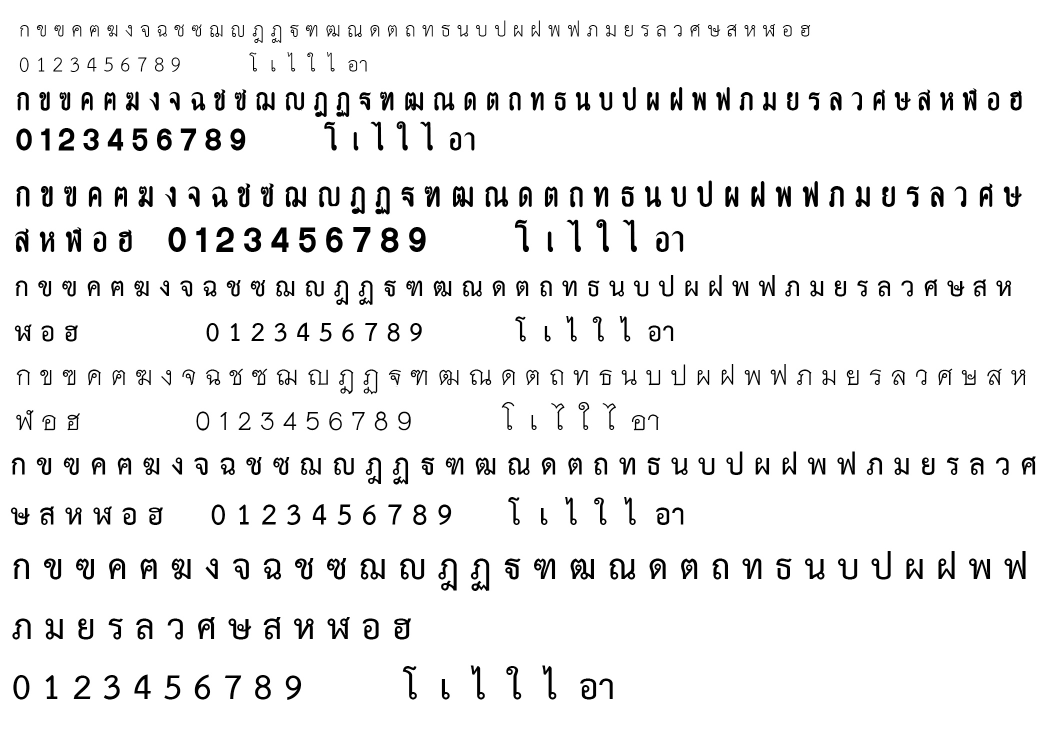
#> input picture Gen_data/Gen_data/font photo remake_LI.jpg, 2100 x 1500 px, found by its file name (shown at 1/2 size)
$ python GenDataThai.py   (older library calls are emulated)
#> lines starting #> are read from the running program, lines starting #| are printed output that depends on the picture; after the words box and inside, x2 and y2 are one past the last pixel; in counts of white or black regions, pixels touching at a corner belong together
# GenData.py
# -*- coding: UTF-8 -*-

import sys
import numpy as np
import cv2
import os


# module level variables ##########################################################################
MIN_CONTOUR_AREA = 100

RESIZED_IMAGE_WIDTH = 20
RESIZED_IMAGE_HEIGHT = 30


###################################################################################################
def main():
    imgTrainingNumbers = cv2.imread("font photo remake_Li.jpg")  # read in training numbers image
#> imgTrainingNumbers is the input picture: shape (1500, 2100, 3); min 0, max 255, mean 239.2

    if imgTrainingNumbers is None:  # if image was not read successfully
        print("error: image not read from file \n\n")  # print error message to std out
        os.system("pause")  # pause so user can see error message
        return  # and exit function (which exits program)
    # end if

    imgGray = cv2.cvtColor(imgTrainingNumbers, cv2.COLOR_BGR2GRAY)  # get grayscale image
    imgBlurred = cv2.GaussianBlur(imgGray, (5, 5), 0)  # blur

    # filter image from grayscale to black and white
    imgThresh = cv2.adaptiveThreshold(imgBlurred,  # input image
                                      255,  # make pixels that pass the threshold full white
                                      cv2.ADAPTIVE_THRESH_GAUSSIAN_C,
                                      # use gaussian rather than mean, seems to give better results
                                      cv2.THRESH_BINARY_INV,
                                      # invert so foreground will be white, background will be black
                                      11,  # size of a pixel neighborhood used to calculate threshold value
                                      2)  # constant subtracted from the mean or weighted mean
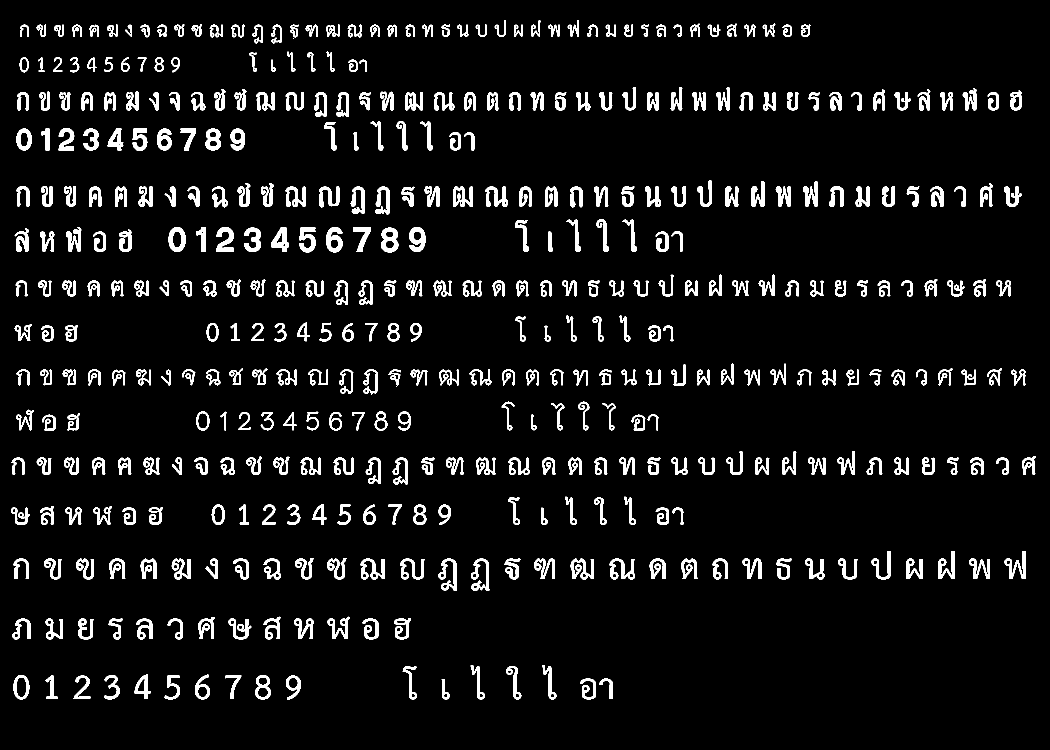
#> imgThresh: shape (1500, 2100) (shown at 1/2 size); 6.5% white; 429 white regions (2 under 20 px)

    cv2.imshow("imgThresh", imgThresh)  # show threshold image for reference

    imgThreshCopy = imgThresh.copy()  # make a copy of the thresh image, this in necessary b/c findContours modifies the image

    imgContours, npaContours, npaHierarchy = cv2.findContours(imgThreshCopy,
                                                              # input image, make sure to use a copy since the function will modify this image in the course of finding contours
                                                              cv2.RETR_EXTERNAL,  # retrieve the outermost contours only
                                                              cv2.CHAIN_APPROX_SIMPLE)  # compress horizontal, vertical, and diagonal segments and leave only their end points
#> npaContours = 429 contours, 2 with area under 20; largest, box (x1, y1, x2, y2) and area: (762, 455, 797, 505) 1352, (337, 454, 371, 504) 1320, (27, 1350, 59, 1399) 1206, (510, 1350, 542, 1399) 1155, (652, 454, 685, 505) 1153; npaHierarchy = 429 rows, first 6: [1, -1, -1, -1], [2, 0, -1, -1], [3, 1, -1, -1], [4, 2, -1, -1], [5, 3, -1, -1], [6, 4, -1, -1]

    # declare empty numpy array, we will use this to write to file later
    # zero rows, enough cols to hold all image data
    npaFlattenedImages = np.empty((0, RESIZED_IMAGE_WIDTH * RESIZED_IMAGE_HEIGHT))

    intClassifications = []  # declare empty classifications list, this will be our list of how we are classifying our chars from user input, we will write to file at the end

    # possible chars we are interested in are digits 0 through 9, put these in list intValidChars
    intValidChars = [ord('0'), ord('1'), ord('2'), ord('3'), ord('4'), ord('5'), ord('6'), ord('7'), ord('8'), ord('9'),
                     ord('A'), ord('B'), ord('C'), ord('D'), ord('E'), ord('F'), ord('G'), ord('H'), ord('I'), ord('J'),
                     ord('K'), ord('L'), ord('M'), ord('N'), ord('O'), ord('P'), ord('Q'), ord('R'), ord('S'), ord('T'),
                     ord('U'), ord('V'), ord('W'), ord('X'), ord('Y'), ord('Z'), ord('a'), ord('b'), ord('c'), ord('d'),
                     ord('e'), ord('f'), ord('g'), ord('h'), ord('i'), ord('j'), ord('k'), ord('l'), ord('m'), ord('n'), ord('o'),
                     ord('p'), ord('q'), ord('r'), ord('s'), ord('t'), ord('u'), ord('v'), ord('w'), ord('x'), ord('y'), ord('z'),
                     ord('+'), ord('!'), ord('*'), ord('/'), ord(','), ord('.'), ord(';'), ord('['), ord(']'), ord('{'), ord('}'),
                     ord('#')]

    for npaContour in npaContours:  # for each contour
        if cv2.contourArea(npaContour) > MIN_CONTOUR_AREA:  # if contour is big enough to consider
            [intX, intY, intW, intH] = cv2.boundingRect(npaContour)  # get and break out bounding rect

            # draw rectangle around each contour as we ask user for input
            cv2.rectangle(imgTrainingNumbers,  # draw rectangle on original training image
                          (intX, intY),  # upper left corner
                          (intX + intW, intY + intH),  # lower right corner
                          (0, 0, 255),  # red
                          2)  # thickness

            imgROI = imgThresh[intY:intY + intH, intX:intX + intW]  # crop char out of threshold image
            imgROIResized = cv2.resize(imgROI, (RESIZED_IMAGE_WIDTH,
                                                RESIZED_IMAGE_HEIGHT))  # resize image, this will be more consistent for recognition and storage

            cv2.imshow("imgROI", imgROI)  # show cropped out char for reference
            cv2.imshow("imgROIResized", imgROIResized)  # show resized image for reference
            cv2.imshow("training_numbers.png",
                       imgTrainingNumbers)  # show training numbers image, this will now have red rectangles drawn on it

            intChar = cv2.waitKey(0)  # get key press

            if intChar == 45:  # if esc key was pressed
                sys.exit()  # exit program
            elif intChar in intValidChars:  # else if the char is in the list of chars we are looking for . . .
                if intChar == ord('A'):
                    intChar = ord(u'ก')
                    print(unichr(intChar))
                if intChar == ord('B'):
                    intChar = ord(u'ข')
                    print(unichr(intChar))
                if intChar == ord('C'):
                    intChar = ord(u'ฃ')
                    print(unichr(intChar))
                if intChar == ord('D'):
                    intChar = ord(u'ค')
                    print(unichr(intChar))
                if intChar == ord('E'):
                    intChar = ord(u'ฅ')
                    print(unichr(intChar))
                if intChar == ord('F'):
                    intChar = ord(u'ฆ')
                    print(unichr(intChar))
                if intChar == ord('G'):
                    intChar = ord(u'ง')
                    print(unichr(intChar))
                if intChar == ord('H'):
                    intChar = ord(u'จ')
                    print(unichr(intChar))
                if intChar == ord('I'):
                    intChar = ord(u'ฉ')
                    print(unichr(intChar))
                if intChar == ord('J'):
                    intChar = ord(u'ช')
                    print(unichr(intChar))
                if intChar == ord('K'):
                    intChar = ord(u'ซ')
                    print(unichr(intChar))
                if intChar == ord('L'):
                    intChar = ord(u'ฌ')
                    print(unichr(intChar))
                if intChar == ord('M'):
                    intChar = ord(u'ญ')
                    print(unichr(intChar))
                if intChar == ord('N'):
                    intChar = ord(u'ฏ')
                    print(unichr(intChar))
                if intChar == ord('O'):
                    intChar = ord(u'ฎ')
                    print(unichr(intChar))
                if intChar == ord('P'):
                    intChar = ord(u'ฐ')
                    print(unichr(intChar))
                if intChar == ord('Q'):
                    intChar = ord(u'ฑ')
                    print(unichr(intChar))
                if intChar == ord('R'):
                    intChar = ord(u'ฒ')
                    print(unichr(intChar))
                if intChar == ord('S'):
                    intChar = ord(u'ณ')
                    print(unichr(intChar))
                if intChar == ord('T'):
                    intChar = ord(u'ด')
                    print(unichr(intChar))
                if intChar == ord('U'):
                    intChar = ord(u'ต')
                    print(unichr(intChar))
                if intChar == ord('V'):
                    intChar = ord(u'ถ')
                    print(unichr(intChar))
                if intChar == ord('W'):
                    intChar = ord(u'ท')
                    print(unichr(intChar))
                if intChar == ord('X'):
                    intChar = ord(u'ธ')
                    print(unichr(intChar))
                if intChar == ord('Y'):
                    intChar = ord(u'น')
                    print(unichr(intChar))
                if intChar == ord('Z'):
                    intChar = ord(u'บ')
                    print(unichr(intChar))
                if intChar == ord('a'):
                    intChar = ord(u'ป')
                    print(unichr(intChar))
                if intChar == ord('b'):
                    intChar = ord(u'ผ')
                    print(unichr(intChar))
                if intChar == ord('c'):
                    intChar = ord(u'ฝ')
                    print(unichr(intChar))
                if intChar == ord('d'):
                    intChar = ord(u'พ')
                    print(unichr(intChar))
                if intChar == ord('e'):
                    intChar = ord(u'ฟ')
                    print(unichr(intChar))
                if intChar == ord('f'):
                    intChar = ord(u'ภ')
                    print(unichr(intChar))
                if intChar == ord('g'):
                    intChar = ord(u'ม')
                    print(unichr(intChar))
                if intChar == ord('h'):
                    intChar = ord(u'ย')
                    print(unichr(intChar))
                if intChar == ord('i'):
                    intChar = ord(u'ร')
                    print(unichr(intChar))
                if intChar == ord('j'):
                    intChar = ord(u'ล')
                    print(unichr(intChar))
                if intChar == ord('k'):
                    intChar = ord(u'ว')
                    print(unichr(intChar))
                if intChar == ord('l'):
                    intChar = ord(u'ศ')
                    print(unichr(intChar))
                if intChar == ord('m'):
                    intChar = ord(u'ส')
                    print(unichr(intChar))
                if intChar == ord('r'):
                    intChar = ord(u'ษ')
                    print(unichr(intChar))
                if intChar == ord('n'):
                    intChar = ord(u'ห')
                    print(unichr(intChar))
                if intChar == ord('o'):
                    intChar = ord(u'ฬ')
                    print(unichr(intChar))
                if intChar == ord('p'):
                    intChar = ord(u'อ')
                    print(unichr(intChar))
                if intChar == ord('q'):
                    intChar = ord(u'ฮ')
                    print(unichr(intChar))
                if intChar == ord('s'):
                    intChar = ord(u'โ')
                    print(unichr(intChar))
                if intChar == ord('t'):
                    intChar = ord(u'ั')
                    print(unichr(intChar))
                if intChar == ord('u'):
                    intChar = ord(u'ุ')
                    print(unichr(intChar))
                if intChar == ord('v'):
                    intChar = ord(u'ิ')
                    print(unichr(intChar))
                if intChar == ord('w'):
                    intChar = ord(u'เ')
                    print(unichr(intChar))
                if intChar == ord('x'):
                    intChar = ord(u'ไ')
                    print(unichr(intChar))
                if intChar == ord('y'):
                    intChar = ord(u'์')
                    print(unichr(intChar))
                if intChar == ord('z'):
                    intChar = ord(u'ะ')
                    print(unichr(intChar))
                if intChar == ord('+'):
                    intChar = ord(u'ู')
                    print(unichr(intChar))
                if intChar == ord('!'):
                    intChar = ord(u'ใ')
                    print(unichr(intChar))
                if intChar == ord('*'):
                    intChar = ord(u'ไ')
                    print(unichr(intChar))
                if intChar == ord('/'):
                    intChar = ord(u'า')
                    print(unichr(intChar))
                if intChar == ord(','):
                    intChar = ord(u'แ')
                    print(unichr(intChar))
                if intChar == ord('.'):
                    intChar = ord(u'ี')
                    print(unichr(intChar))
                if intChar == ord(';'):
                    intChar = ord(u'่')
                    print(unichr(intChar))
                if intChar == ord('['):
                    intChar = ord(u'้')
                    print(unichr(intChar))
                if intChar == ord(']'):
                    intChar = ord(u'๊')
                    print(unichr(intChar))
                if intChar == ord('{'):
                    intChar = ord(u'๋')
                    print(unichr(intChar))
                if intChar == ord('}'):
                    intChar = ord(u'ำ')
                    print(unichr(intChar))
                if intChar == ord('#'):
                    intChar = ord(u'ื')
                    print(unichr(intChar))
                if intChar == ord('0'):
                    print(unichr(intChar))
                if intChar == ord('1'):
                    print(chr(intChar))
                if intChar == ord('2'):
                    print(chr(intChar))
                if intChar == ord('3'):
                    print(chr(intChar))
                if intChar == ord('4'):
                    print(chr(intChar))
                if intChar == ord('5'):
                    print(chr(intChar))
                if intChar == ord('6'):
                    print(chr(intChar))
                if intChar == ord('7'):
                    print(chr(intChar))
                if intChar == ord('8'):
                    print(chr(intChar))
                if intChar == ord('9'):
                    print(chr(intChar))


                intClassifications.append(intChar)  # append classification char to integer list of chars (we will convert to float later before writing to file)

                npaFlattenedImage = imgROIResized.reshape((1,
                                                           RESIZED_IMAGE_WIDTH * RESIZED_IMAGE_HEIGHT))  # flatten image to 1d numpy array so we can write to file later
                npaFlattenedImages = np.append(npaFlattenedImages, npaFlattenedImage,
                                               0)  # add current flattened impage numpy array to list of flattened image numpy arrays
#> this loop made 429 passes; (key Q is pressed on pass 1)
#> (intX, intY, intW, intH) on passes 1, 2, 3, 4, 8, 9, 10, 11: (883, 1358, 17, 41), (1198, 1357, 28, 41), (1160, 1357, 32, 42), (572, 1351, 30, 49), (510, 1350, 32, 49), (208, 1350, 31, 49), (91, 1350, 24, 48), (27, 1350, 32, 49)
#> (printed output is left out)
#> pass 1, in main, `imgROIResized = cv2.resize(imgROI, (RESIZED_IMAGE_WIDTH, RESIZED_IMAGE..`:
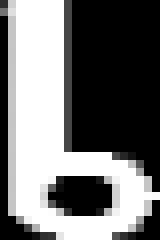
#> imgROIResized: shape (30, 20) (shown 8 times larger); min 0, max 255, mean 114.7
#> pass 2, in main, `imgROI = imgThresh[intY:intY + intH, intX:intX + intW]`:
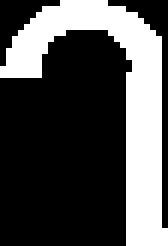
#> imgROI: shape (41, 28) (shown 6 times larger); 30.9% white; 1 white region, box (x1, y1, x2, y2) and area: (0, 0, 28, 41) 355
#> pass 2, in main, `imgROIResized = cv2.resize(imgROI, (RESIZED_IMAGE_WIDTH, RESIZED_IMAGE..`:
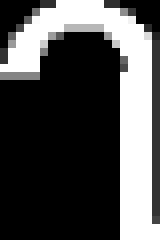
#> imgROIResized: shape (30, 20) (shown 8 times larger); min 0, max 255, mean 77.9
#> after the loop:
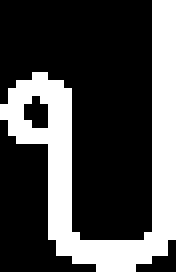
#> imgROI: shape (34, 22) (shown 8 times larger); 30.3% white; 1 white region, box (x1, y1, x2, y2) and area: (0, 0, 22, 34) 227
#> after the loop:
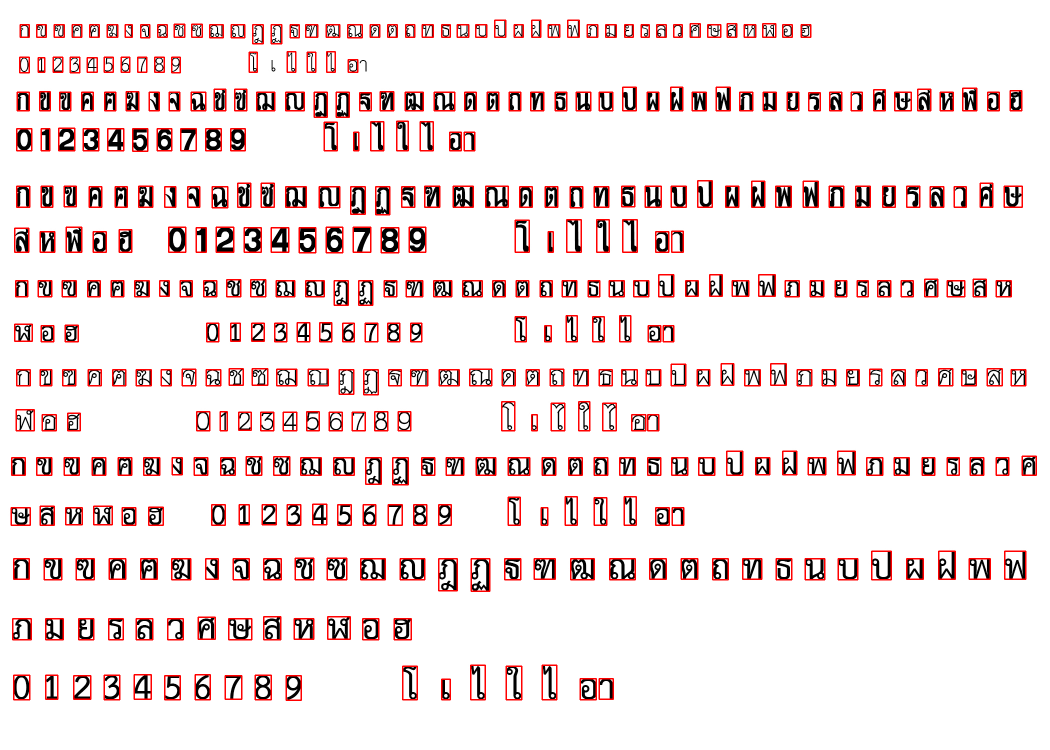
#> imgTrainingNumbers: shape (1500, 2100, 3) (shown at 1/2 size); 5.31% of pixels changed, all inside (x1, y1, x2, y2) = (21, 39, 2074, 1402)
#> after the loop:
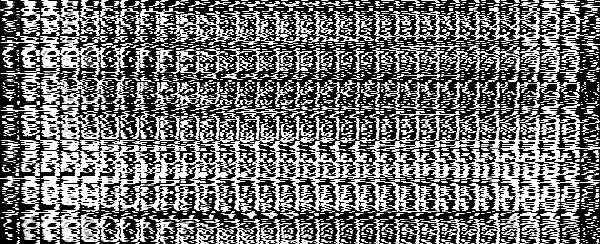
#> npaFlattenedImages: shape (244, 600) float64; min 0, max 255, mean 114.5
#> after the loop, intClassifications = 244 values, max 3652 at index 3, min 3601 at index 0, mean 3624.5
            # end if
        # end if
    # end for

    fltClassifications = np.array(intClassifications,
                                  np.float32)  # convert classifications list of ints to numpy array of floats
#> fltClassifications has the same summary as intClassifications

    npaClassifications = fltClassifications.reshape(
        (fltClassifications.size, 1))  # flatten numpy array of floats to 1d so we can write to file later
#> npaClassifications has the same summary as intClassifications

    print("\n\ntraining complete !!\n")

    np.savetxt("classifications.txt", npaClassifications)  # write flattened images to file
    np.savetxt("flattened_images.txt", npaFlattenedImages)  #

    cv2.destroyAllWindows()  # remove windows from memory

    return


###################################################################################################
if __name__ == "__main__":
    main()
# end ifad
